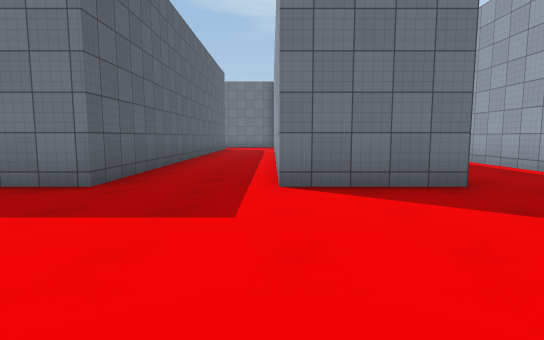
[1] (above)

24 first-person views from a walk through a 3-D level made in the Unity game engine. The camera is 1.3 m above the floor, tilts 6° down and sees 80° across. The floor is counted in squares, 2 m on a side. Each view is taken from the middle of a square. On the plan, view 1 faces up. The plan holds only what a view shows up to about 10 squares ahead; the rest is blank. The place goes on beyond the plan. The player character is not drawn. Surface patterns are stand-ins for the level's own textures.

[2]
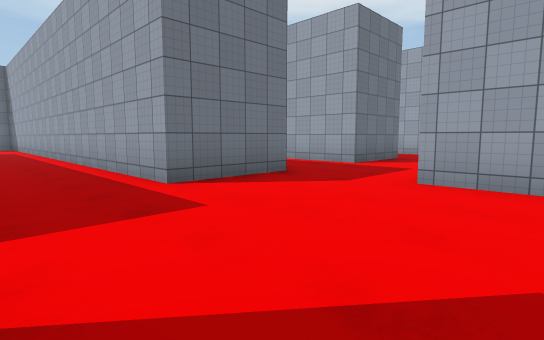

[3]
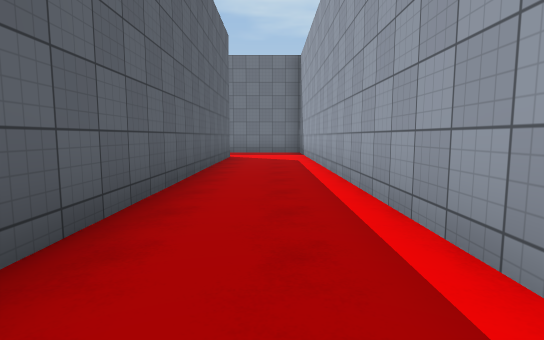

[4]
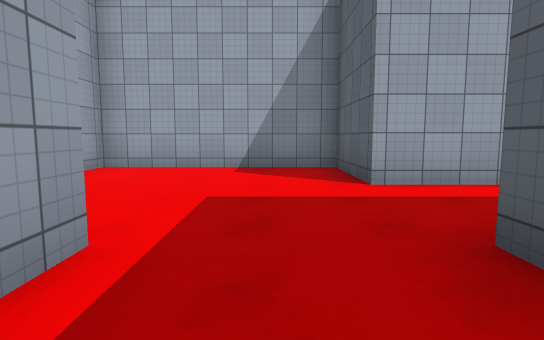

[5]
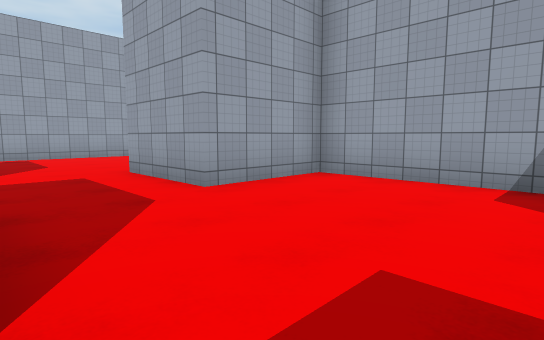

[6]
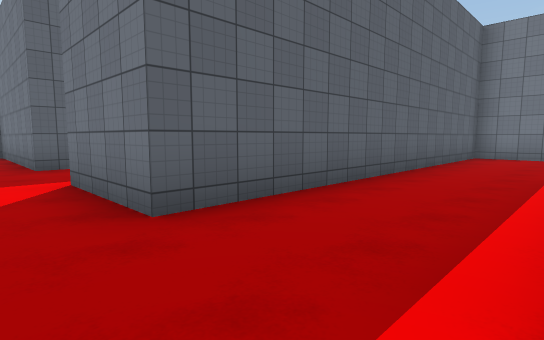

[7]
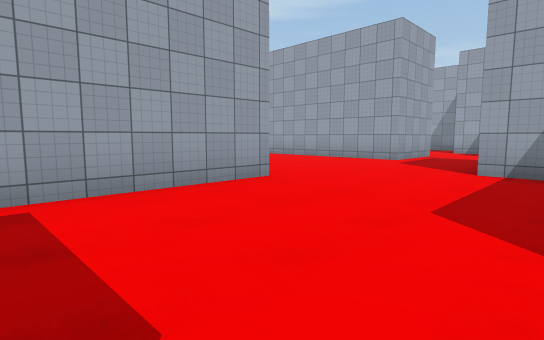

[8]
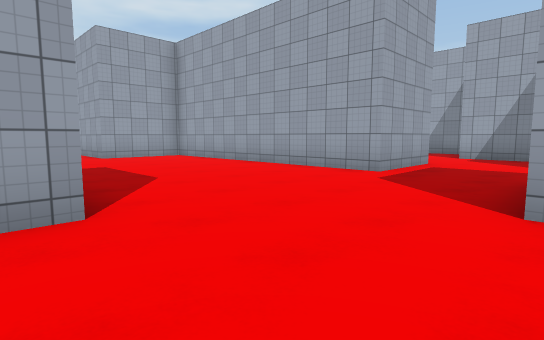

[9]
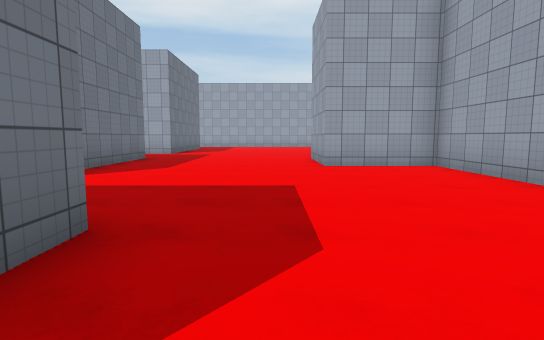

[10]
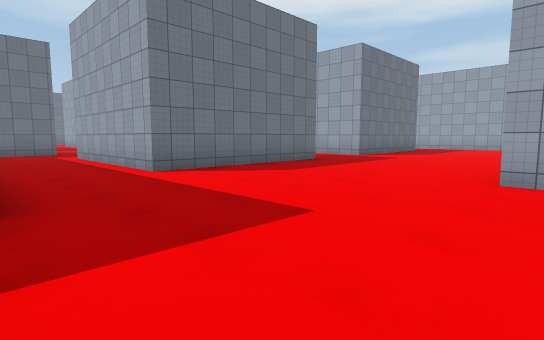

[11]
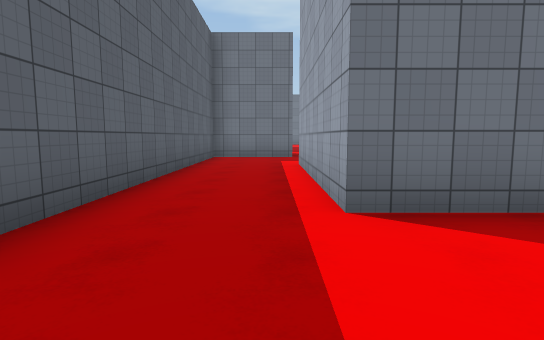

[12]
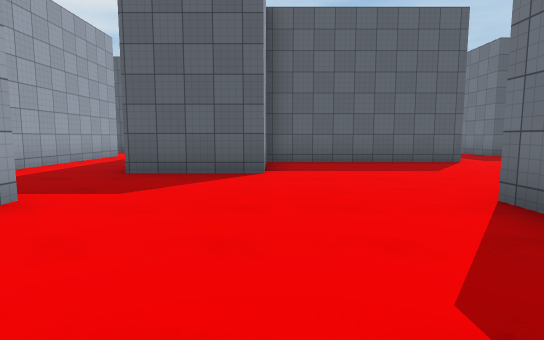

[13]
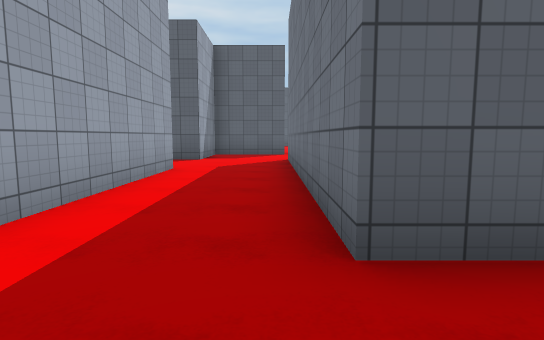

[14]
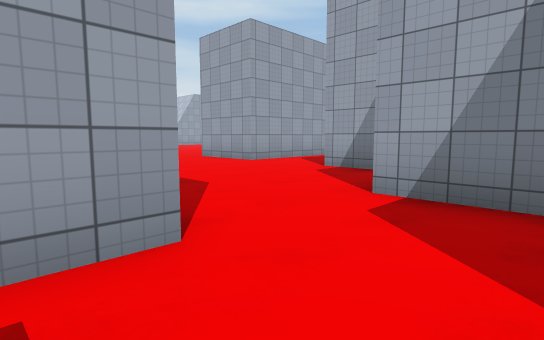

[15]
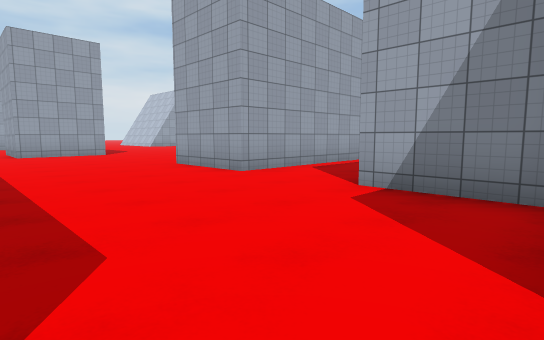

[16]
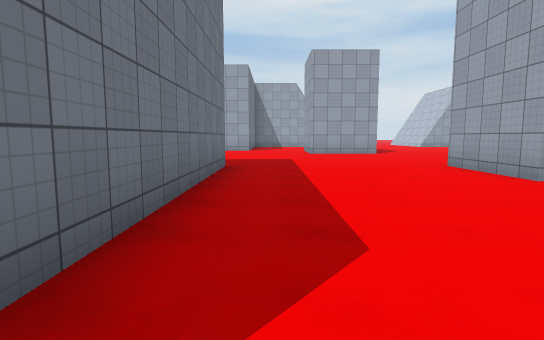

[17]
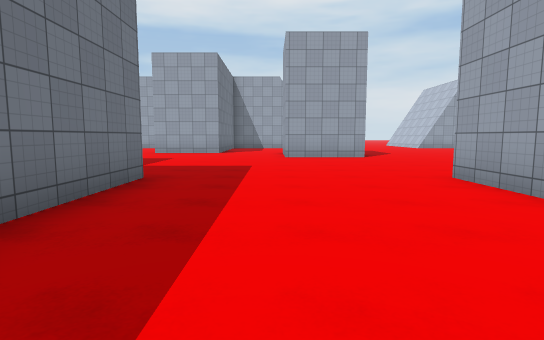

[18]
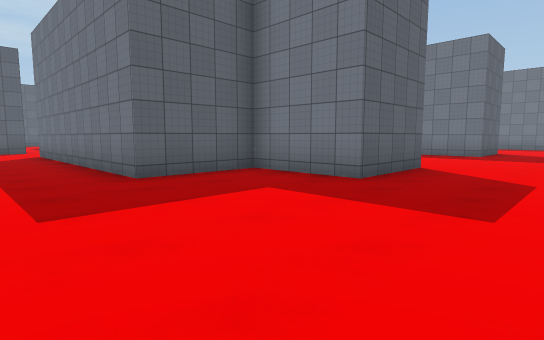

[19]
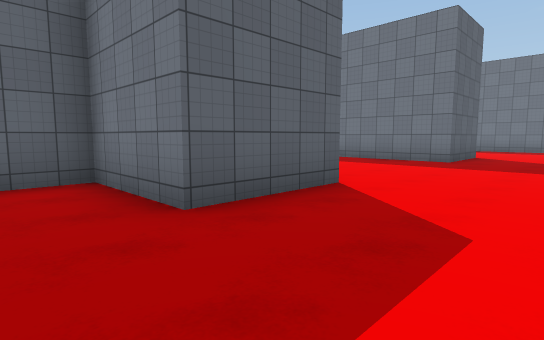

[20]
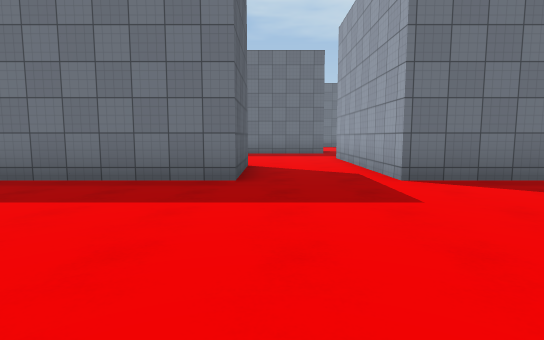

[21]
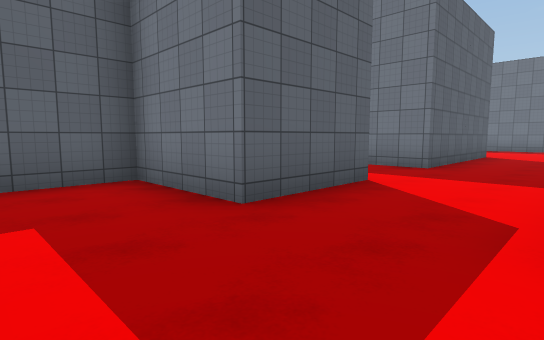

[22]
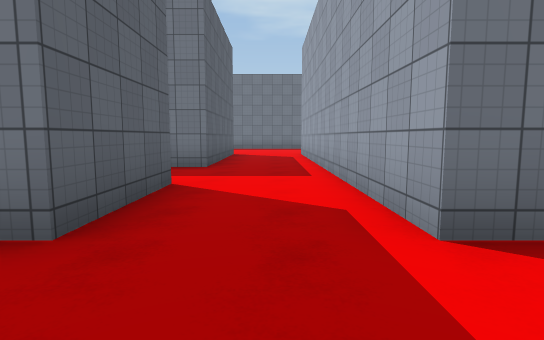

[23]
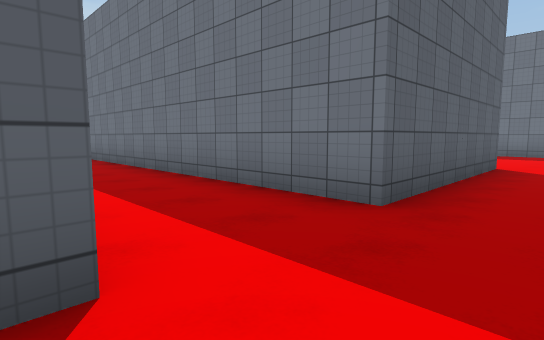

[24]
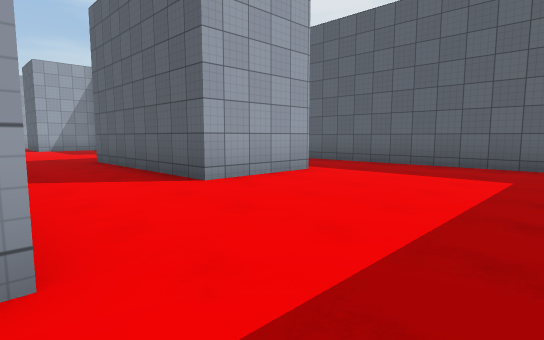

### Floor plan
Ten units are one square. View 1 is at (0, 0); x grows to the right and y downward. Boxes are objects, and circles mark ways between rooms. Rooms are numbered by the first view taken in them; rooms with no view inside come last. Other rooms are left out.
<svg viewBox="-77 -160 307 300">
<path fill="none" stroke="#000" d="M-23 -17 -23 7 25 7 25 -17 49 -17M25 -106 25 -41 1 -41 1 -154M49 -41 49 -81M-23 -155 -23 -41M122 7 98 7 98 -31M49 -17 49 31 74 31 74 56 1 56M81 104 99 104M25 80 68 80M1 80 1 88M170 56 170 31 195 31 195 56 171 56 171 80 98 80 98 56 171 56M102 128 122 128M74 -90 74 -41 49 -41M146 135 146 128 171 128M-23 -41 -72 -41M-41 -17 -23 -17M195 -41 195 -17 146 -17 146 -66M225 -17 219 -17 219 -55M178 -90 170 -90 170 -155M146 -115 146 -90 122 -90 122 -10M219 129 219 104 225 104M146 -155 146 -138 94 -138M41 -138 25 -138 25 -106M49 -90 74 -90M94 -138 60 -138"/>
<circle cx="-35" cy="-25" r="3" fill="#2a7"/>
<circle cx="50" cy="-25" r="3" fill="#2a7"/>
<circle cx="35" cy="-100" r="3" fill="#2a7"/>
<circle cx="92" cy="-110" r="3" fill="#2a7"/>
<text x="-10" y="-60">1</text>
<text x="80" y="30">2</text>
<text x="60" y="-120">3</text>
</svg>
Room 1 opens to room 2. Room 1 opens to room 3. Room 2 opens to room 3.

Where each view was taken, in squares from view 1:
view 1: 0 up, 0 right, facing up
view 2: 0 up, 2 left, facing up-right
view 3: 6 up, 1 left, facing up
view 4: 6 up, 1 left, facing down
view 5: 4 up, 1 left, facing down-right
view 6: 3 up, 5 right, facing up-left
view 7: 3 up, 6 right, facing down-right
view 8: 0 up, 7 right, facing down-right
view 9: 2 down, 10 right, facing right
view 10: 4 down, 12 right, facing up-right
view 11: 1 down, 14 right, facing up
view 12: 3 down, 13 right, facing left
view 13: 6 down, 9 right, facing left
view 14: 7 down, 8 right, facing down-right
view 15: 9 down, 10 right, facing down-right
view 16: 9 down, 10 right, facing right
view 17: 10 down, 12 right, facing right
view 18: 10 down, 22 right, facing up-left
view 19: 7 down, 22 right, facing up-left
view 20: 3 down, 20 right, facing up
view 21: 7 up, 17 right, facing up-left
view 22: 7 up, 16 right, facing up
view 23: 11 up, 16 right, facing up-left
view 24: 13 up, 10 right, facing down-left
